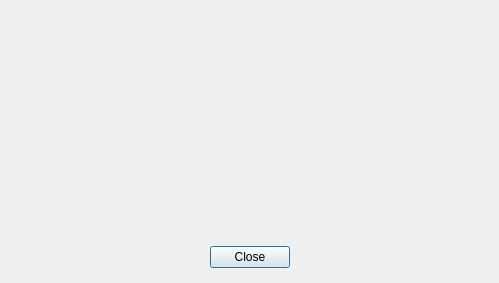
<ui version="4.0" >
 <author></author>
 <comment></comment>
 <exportmacro></exportmacro>
 <class>QgsMessageViewer</class>
 <widget class="QDialog" name="QgsMessageViewer" >
  <property name="geometry" >
   <rect>
    <x>0</x>
    <y>0</y>
    <width>499</width>
    <height>283</height>
   </rect>
  </property>
  <property name="windowTitle" >
   <string>QGIS Message</string>
  </property>
  <layout class="QGridLayout" >
   <property name="margin" >
    <number>10</number>
   </property>
   <property name="spacing" >
    <number>6</number>
   </property>
   <item row="0" column="0" colspan="3" >
    <widget class="Q3TextEdit" name="txtMessage" />
   </item>
   <item row="1" column="1" >
    <widget class="QPushButton" name="btnClose" >
     <property name="text" >
      <string>Close</string>
     </property>
    </widget>
   </item>
   <item row="1" column="0" >
    <spacer>
     <property name="orientation" >
      <enum>Qt::Horizontal</enum>
     </property>
     <property name="sizeType" >
      <enum>QSizePolicy::Expanding</enum>
     </property>
     <property name="sizeHint" >
      <size>
       <width>191</width>
       <height>31</height>
      </size>
     </property>
    </spacer>
   </item>
   <item row="1" column="2" >
    <spacer>
     <property name="orientation" >
      <enum>Qt::Horizontal</enum>
     </property>
     <property name="sizeType" >
      <enum>QSizePolicy::Expanding</enum>
     </property>
     <property name="sizeHint" >
      <size>
       <width>191</width>
       <height>31</height>
      </size>
     </property>
    </spacer>
   </item>
  </layout>
 </widget>
 <layoutdefault spacing="6" margin="11" />
 <pixmapfunction>qPixmapFromMimeSource</pixmapfunction>
 <customwidgets>
  <customwidget>
   <class>Q3TextEdit</class>
   <extends></extends>
   <header>q3textedit.h</header>
   <container>0</container>
   <pixmap></pixmap>
  </customwidget>
 </customwidgets>
 <resources/>
 <connections/>
</ui>
